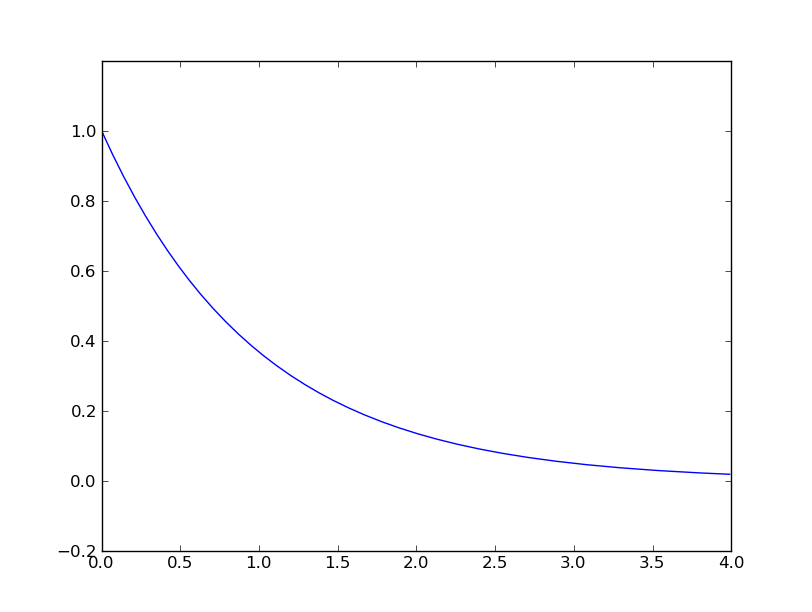

Write Python code to recreate this figure.
#!/usr/bin/python

from pylab import *

import sys
sys.path.append("../../../src") 

from custom.functions import *

MED = 0.5
DEV = 0.1

x = arange(0, 4, 0.01)
y = map(lambda x: negexp(x, 1.0), x)

fig = figure()
plot(x, y)
axis([0.0, 4, -0.2, 1.2])
show()
